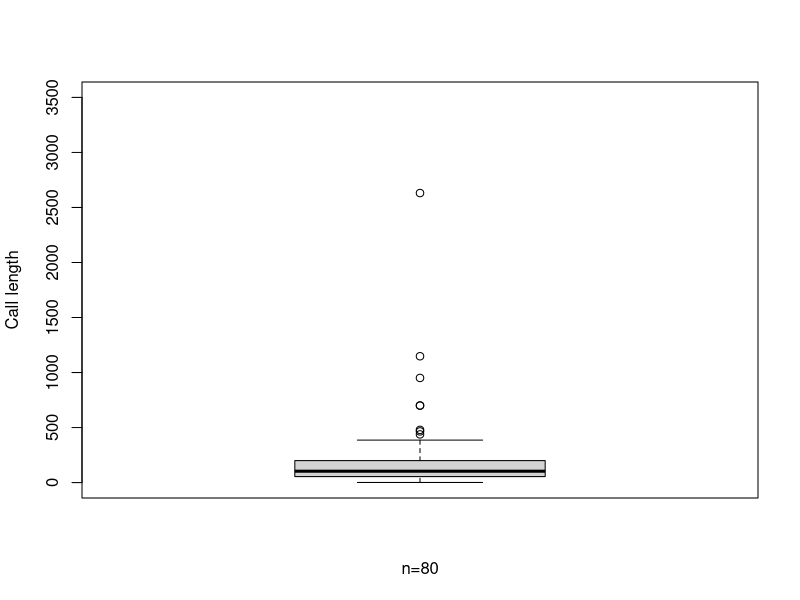

Write R code to recreate this figure.
#Boxplot of the given data
x <- c(77,289,128,59,19,148,157,203,126,118,104,141,290,48,3,2,372,140,438,56,44,274,479,211,179,1,68,386,2631,90,30,57,89,116,225,700,40,73,75,51,148,9,115,19,76,138,178,76,67,102,35,80,143,951,106,55,4,54,137,367,277,201,52,9,700,182,73,199,325,75,103,64,121,11,9,88,1148,2,465,25)
boxplot(x, ylim=c(0,3500), ylab= "Call length", xlab="n=80")
